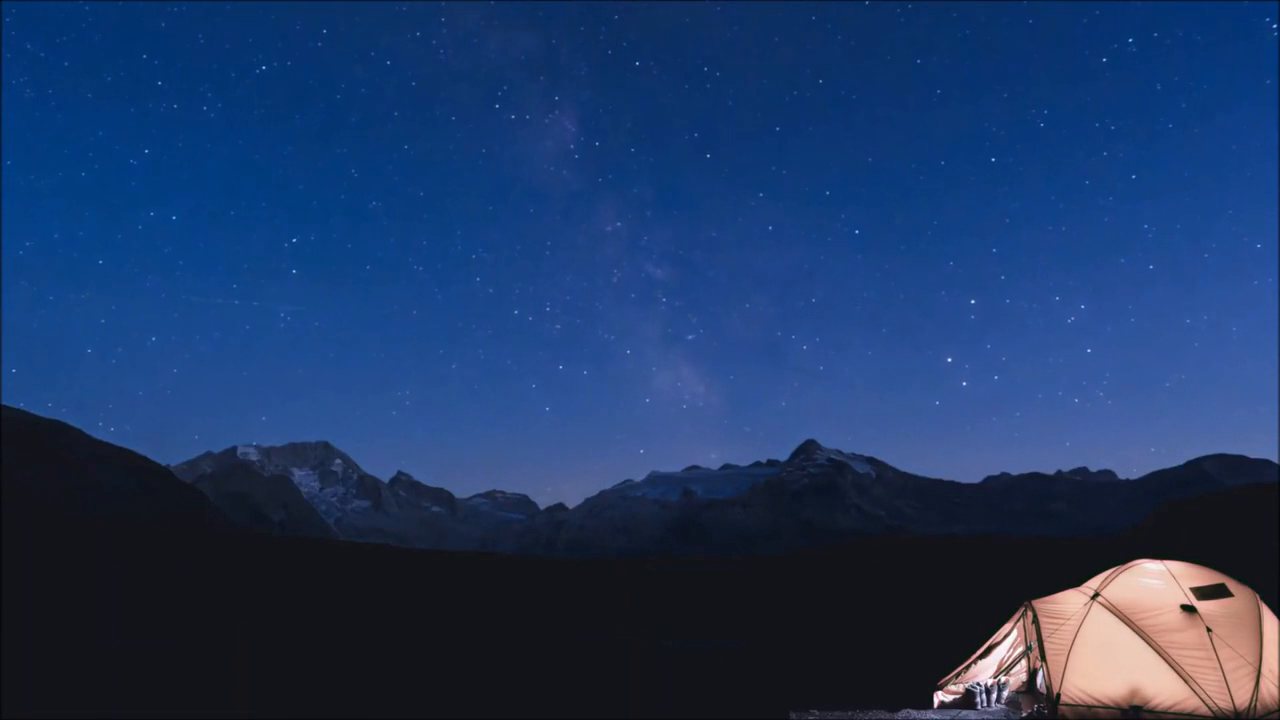
#> input picture frame 33 of projects/Students/1524/gr1/Оганесян Вероника/in.mp4, 1280 x 720 px, given in place of cyclone.mp4, which was not available
$ python 'Щербаков.py'
#> lines starting #> are read from the running program, lines starting #| are printed output that depends on the picture; after the words box and inside, x2 and y2 are one past the last pixel; in counts of white or black regions, pixels touching at a corner belong together; pictures that were not available may be replaced by others from this repository, and a replacement may not be noted
import cv2

cap = cv2.VideoCapture ('cyclone.mp4' )

def findCenter(frame_mask, out, txt = ''):
    moments = cv2.moments(frame_mask, 1)

    m00 = moments['m00']
    m01 = moments['m01']
    m10 = moments['m10']

    if m00 > 100:
        x=int(m10/m00)
        y=int(m01/m00)

        cv2.circle( out, (x,y), 5, (0,255,255),-1)

        cv2.putText(out, txt,(x,y), cv2.FONT_HERSHEY_COMPLEX,
                    2,(100,0,150), 2)

def findColour (frame_mask, out):
    cont, h = cv2.findContours (frame_mask, cv2.RETR_TREE,
                                cv2.CHAIN_APPROX_SIMPLE)
    cont=sorted(cont, key=cv2.contourArea, reverse=True)

    cv2.drawContours( out, cont, 0, (0,255,0), 2)
    findCenter(cont[0], out, str(cv2.contourArea(cont[0])))

while True:
    tr, frame = cap.read()
#> frame is the input picture: shape (720, 1280, 3); mean B, G, R 100.7, 56.8, 30.6
    if not tr:
        cap = cv2.VideoCapture ('cyclone.mp4' )
        rt, frame = cap.read()
    frame_HSV = cv2.cvtColor( frame,cv2.COLOR_BGR2HSV )
#> frame_HSV: shape (720, 1280, 3); mean H, S, V 106.2, 166.6, 103.1

    clr_low = (0, 0, 200)
    clr_high = (180, 100, 255)

    frame_clr = cv2.inRange( frame_HSV, clr_low, clr_high )
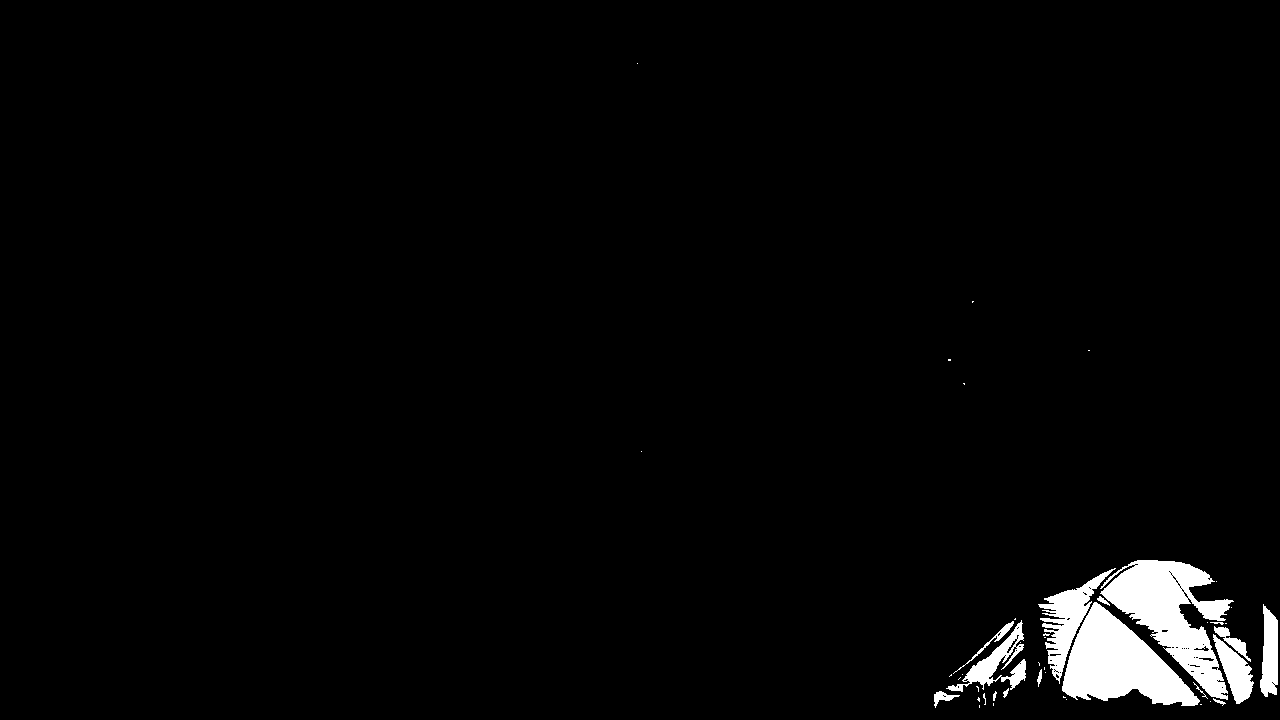
#> frame_clr: shape (720, 1280); 2.5% white; 45 white regions (29 under 20 px)


    findColour(frame_clr, frame)
#> in findColour, `cont, h = cv2.findContours (frame_mask, cv2.RETR_TREE, cv2.CHAIN_APPRO..`: cont = 112 contours, 96 with area under 20; largest, box (x1, y1, x2, y2) and area: (1100, 560, 1234, 700) 7803, (1062, 602, 1200, 706) 7343, (1038, 568, 1116, 684) 2318, (946, 620, 1026, 692) 1462, (1213, 634, 1254, 704) 1192; h = 112 rows, first 6: [1, -1, -1, -1], [2, 0, -1, -1], [3, 1, -1, -1], [4, 2, -1, -1], [5, 3, -1, -1], [6, 4, -1, -1]
#> in findCenter, `moments = cv2.moments(frame_mask, 1)`: moments = moments, m00 7803, centre m10/m00, m01/m00 = (1171.3, 613.4)
#> in findCenter, `m00 = moments['m00']`: m00 = 7803
#> in findCenter, `m01 = moments['m01']`: m01 = 4786332.3
#> in findCenter, `m10 = moments['m10']`: m10 = 9139395.2
#> in findCenter, `x=int(m10/m00)`: x = 1171
#> in findCenter, `y=int(m01/m00)`: y = 613
#> in findCenter, `cv2.putText(out, txt,(x,y), cv2.FONT_HERSHEY_COMPLEX, 2,(100,0,150), 2)`:
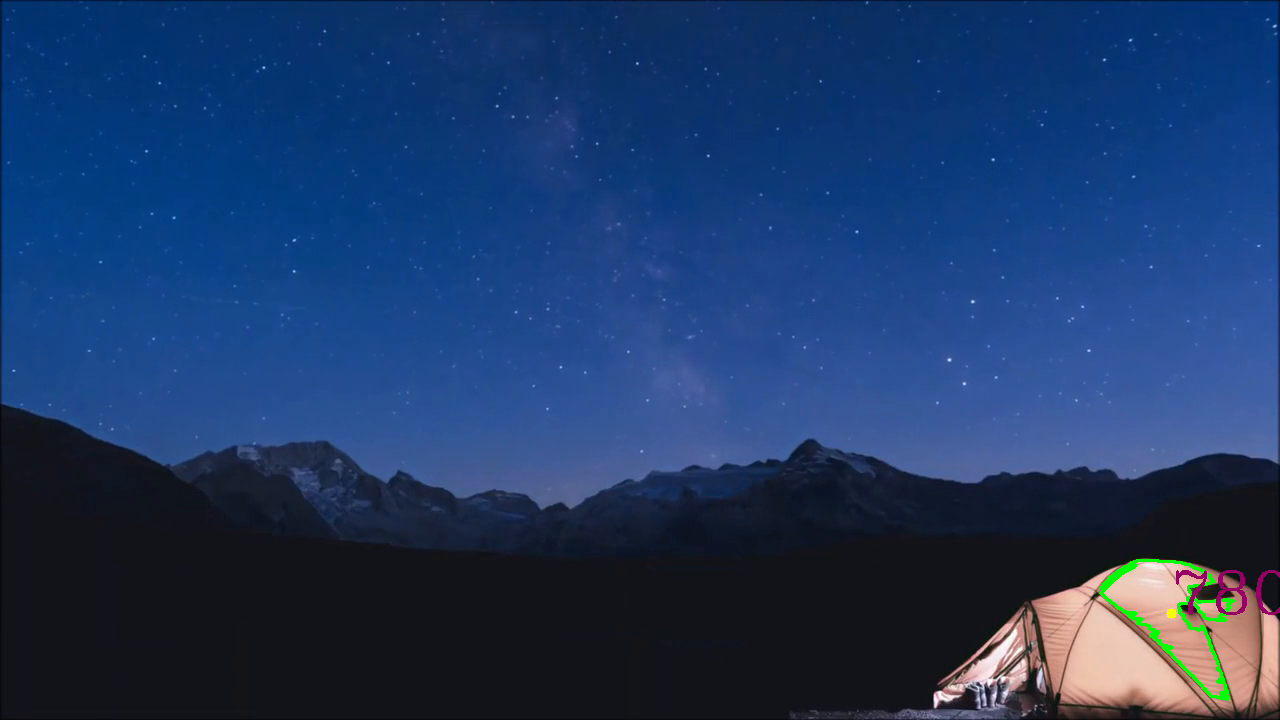
#> out: shape (720, 1280, 3); mean B, G, R 100.4, 56.9, 30.1

    cv2.imshow('msck', frame_clr)
    cv2.imshow('frame', frame)

    if cv2.waitKey(1) == ord('q'):
#> (key q is pressed here)
        break

cv2.destroyAllWindows()
cap.release()

$ run again, starting later in the video
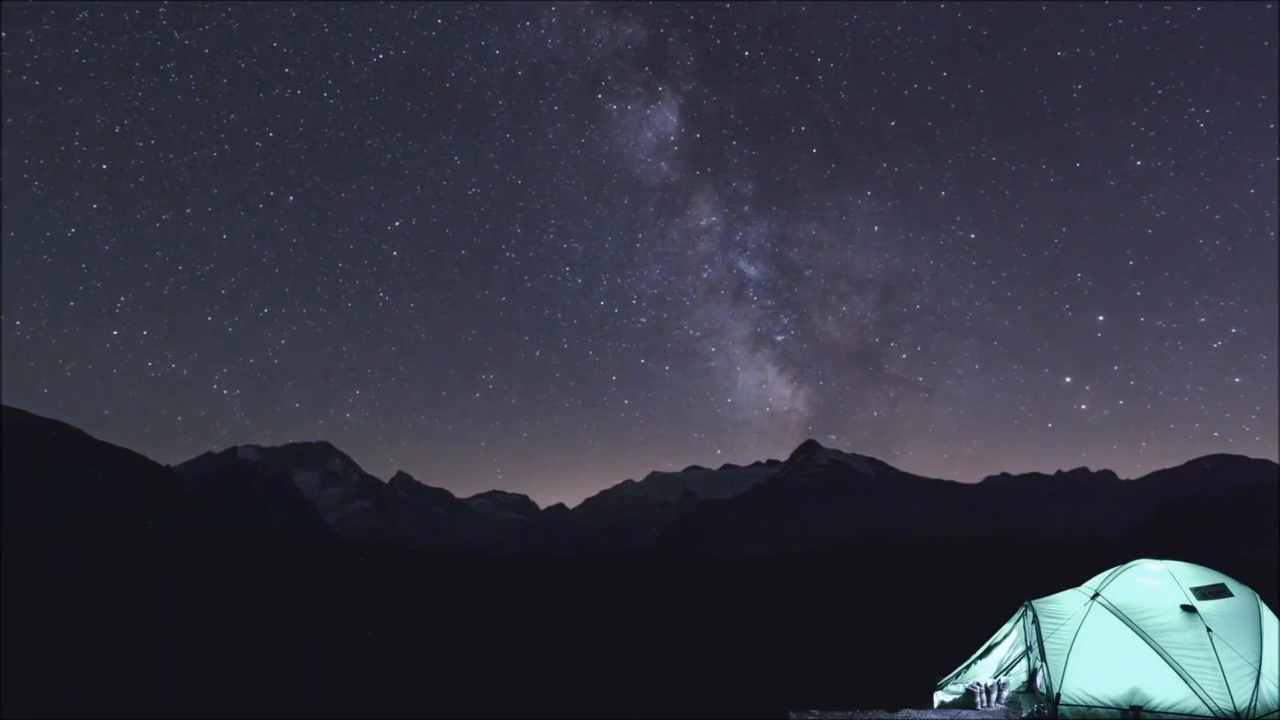
#> input picture frame 150 of projects/Students/1524/gr1/Оганесян Вероника/in.mp4, 1280 x 720 px, given in place of cyclone.mp4, which was not available
#> frame is the input picture: shape (720, 1280, 3); mean B, G, R 65.7, 53.6, 50.7
#> frame_HSV: shape (720, 1280, 3); mean H, S, V 117.6, 65.7, 66
#> `frame_clr = cv2.inRange( frame_HSV, clr_low, clr_high )`:
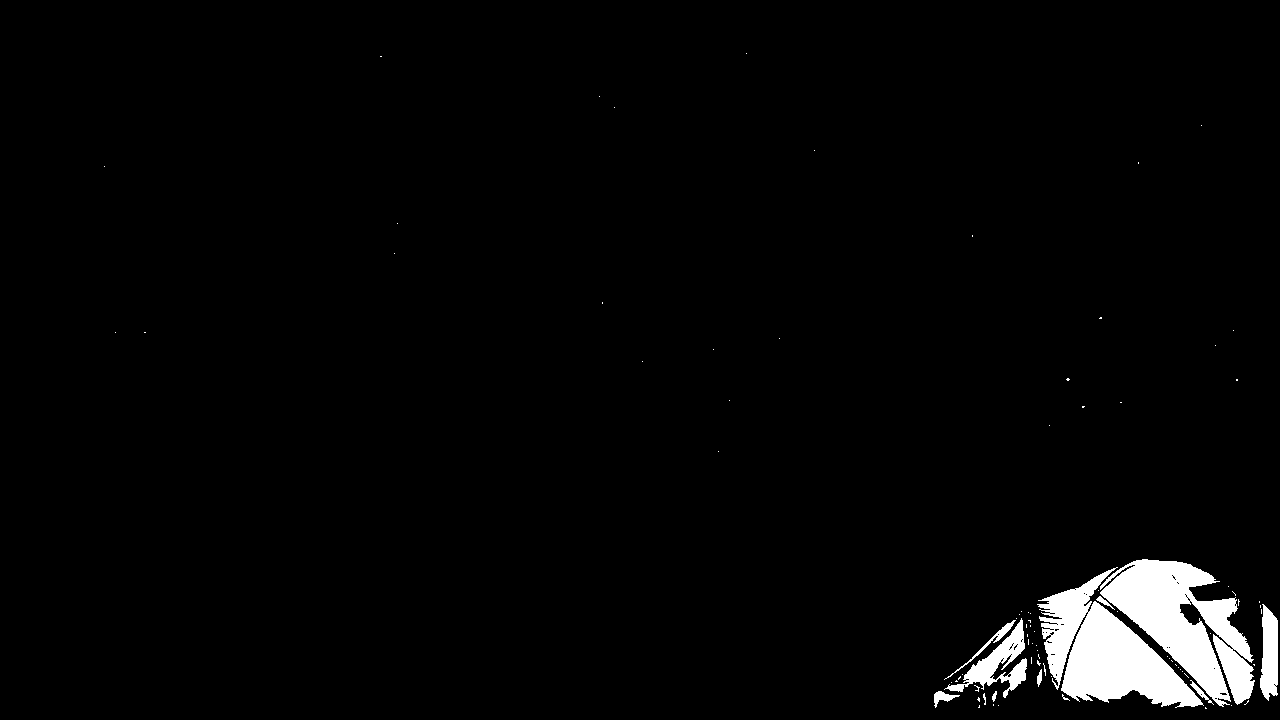
#> frame_clr: shape (720, 1280); 2.8% white; 88 white regions (77 under 20 px)
#> cont = 136 contours, 126 with area under 20; largest, box (x1, y1, x2, y2) and area: (1100, 559, 1255, 707) 10552, (1037, 567, 1204, 708) 10228, (944, 618, 1027, 698) 1785, (1260, 604, 1278, 701) 1235, (944, 620, 1016, 680) 207; h = 136 rows, first 6: [1, -1, -1, -1], [2, 0, -1, -1], [3, 1, -1, -1], [4, 2, -1, -1], [5, 3, -1, -1], [6, 4, -1, -1]
#> moments = moments, m00 10551.5, centre m10/m00, m01/m00 = (1184.2, 622.9)
#> m00 = 10551.5
#> m01 = 6573020.2
#> m10 = 12495060.7
#> x = 1184
#> y = 622
#> in findCenter, `cv2.putText(out, txt,(x,y), cv2.FONT_HERSHEY_COMPLEX, 2,(100,0,150), 2)`:
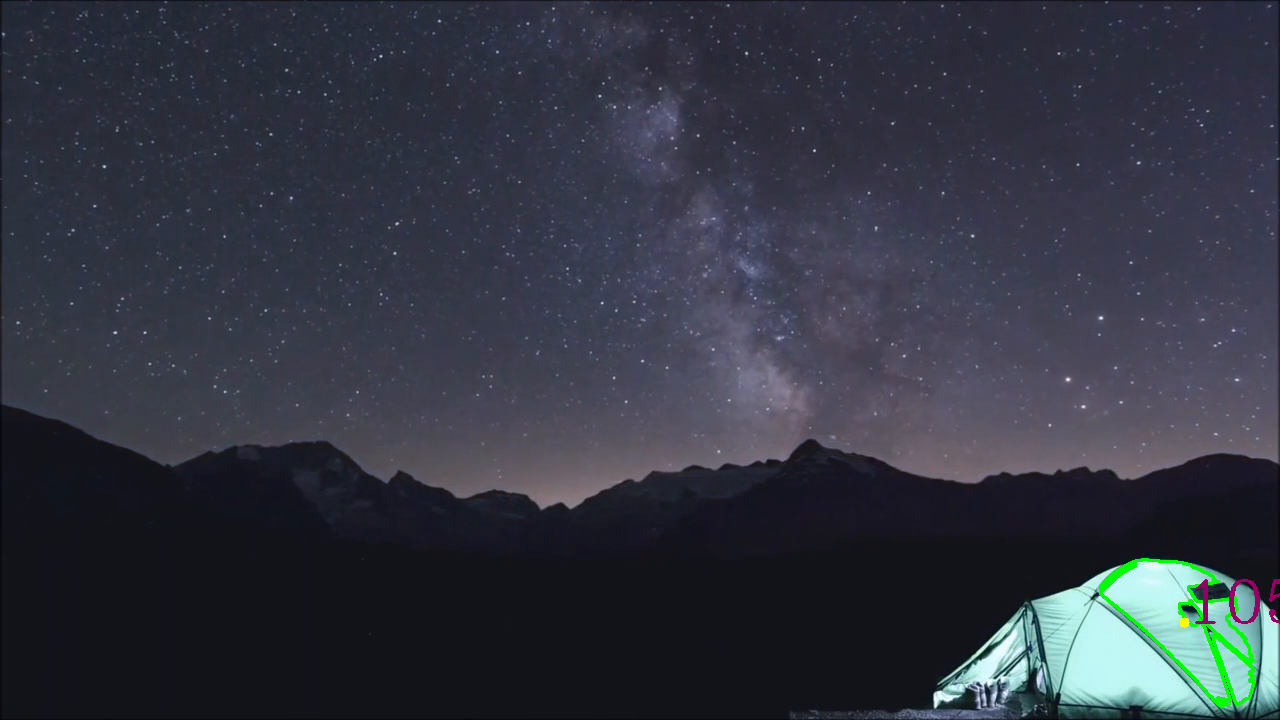
#> out: shape (720, 1280, 3); mean B, G, R 65, 53.6, 50.3

$ run again, starting later in the video
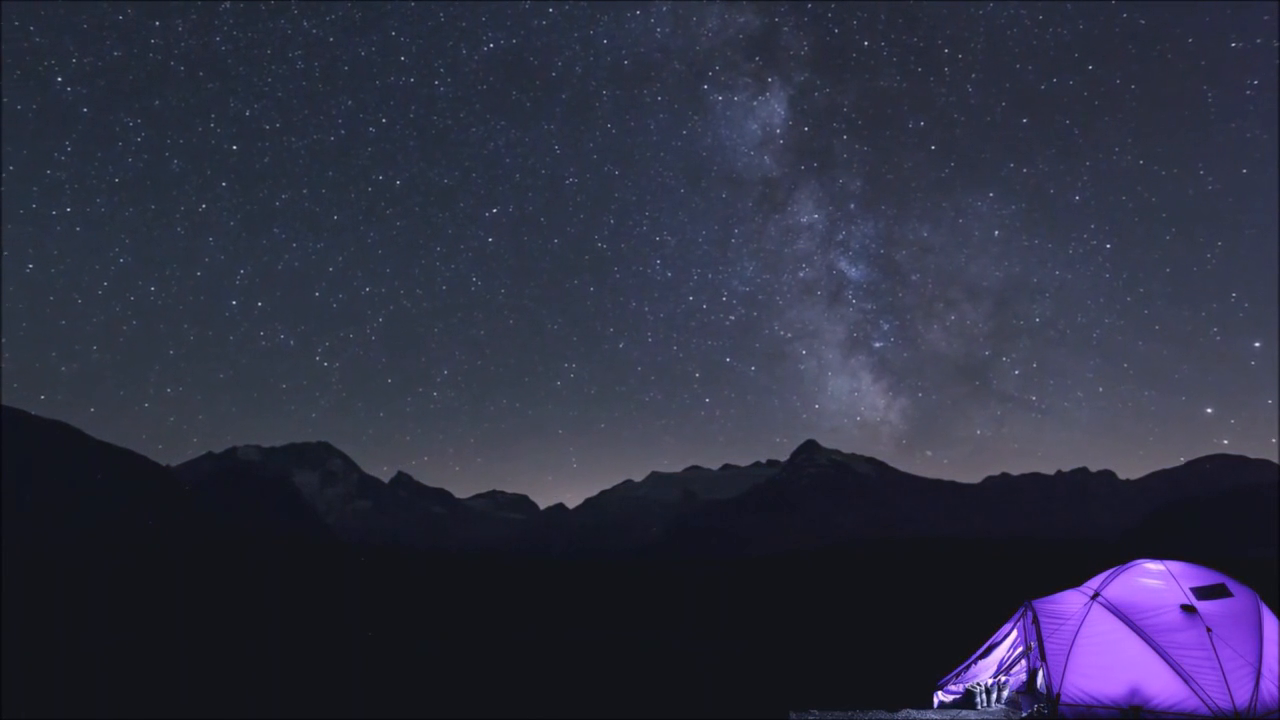
#> input picture frame 268 of projects/Students/1524/gr1/Оганесян Вероника/in.mp4, 1280 x 720 px, given in place of cyclone.mp4, which was not available
#> frame is the input picture: shape (720, 1280, 3); mean B, G, R 66.6, 47.2, 46.1
#> frame_HSV: shape (720, 1280, 3); mean H, S, V 115.3, 82.9, 66.6
#> `frame_clr = cv2.inRange( frame_HSV, clr_low, clr_high )`:
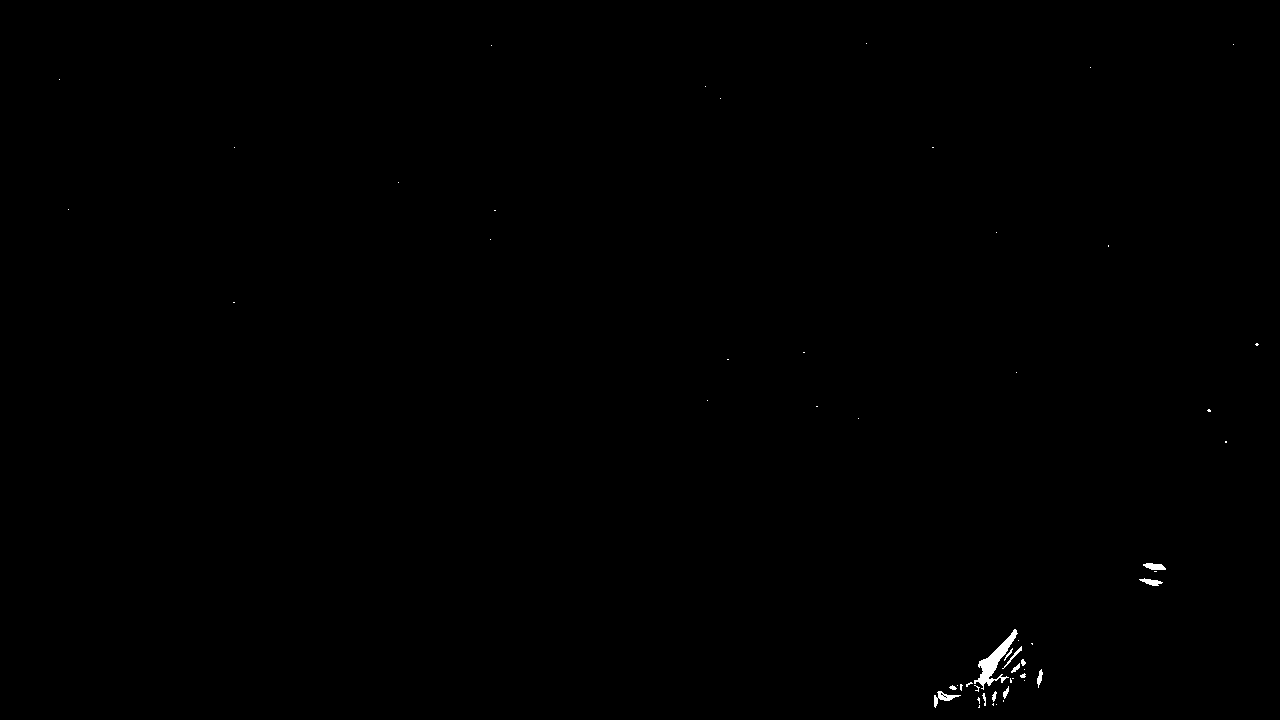
#> frame_clr: shape (720, 1280); 0.17% white; 55 white regions (41 under 20 px)
#> cont = 59 contours, 50 with area under 20; largest, box (x1, y1, x2, y2) and area: (974, 629, 1018, 690) 629, (934, 691, 961, 708) 118, (1143, 563, 1166, 570) 92, (1139, 578, 1163, 586) 75, (1037, 669, 1043, 688) 41; h = 59 rows, first 6: [1, -1, -1, -1], [2, 0, -1, -1], [3, 1, -1, -1], [4, 2, -1, -1], [5, 3, -1, -1], [6, 4, -1, -1]
#> moments = moments, m00 629, centre m10/m00, m01/m00 = (994.1, 660.8)
#> m00 = 629
#> m01 = 415652.5
#> m10 = 625298.3
#> x = 994
#> y = 660
#> in findCenter, `cv2.putText(out, txt,(x,y), cv2.FONT_HERSHEY_COMPLEX, 2,(100,0,150), 2)`:
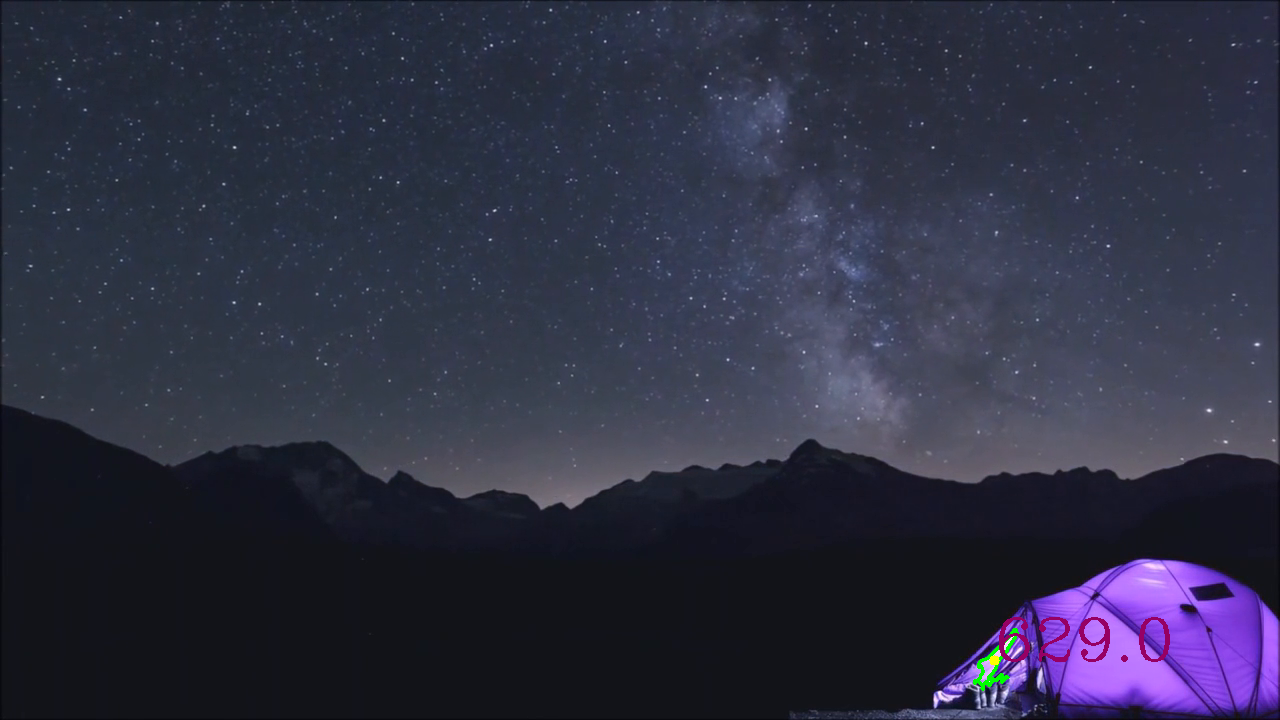
#> out: shape (720, 1280, 3); mean B, G, R 66.2, 47.1, 46
